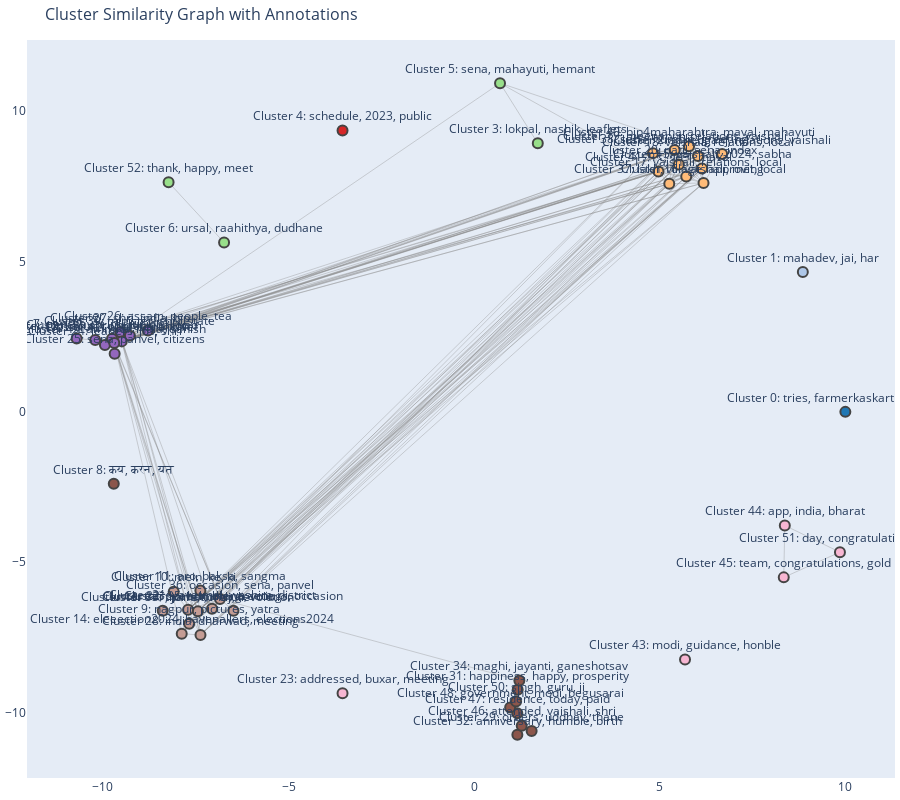

Notebook cell for this chart:
### Markdown cell above
# Description clustering

### Code cell
visualize_clusters_with_communities(reduced_embeddings, cluster_labels, top_words, 0.95)

### Figure 1 — Plotly figure (JSON) as saved in the notebook; plotly's stock layout.template omitted (floating-point values rounded to 4 significant figures; data arrays with more than 128 entries replaced by an {"elided": "..."} marker saying what was removed)
{"data": [{"hoverinfo": "none", "line": {"color": "rgba(136, 136, 136, 0.7)", "width": 0.5}, "mode": "lines", "type": "scatter", "x": {"elided": "555 float values"}, "y": {"elided": "555 float values"}}, {"hoverinfo": "text", "marker": {"color": ["#1f77b4", "#aec7e8", "#ffbb78", "#98df8a", "#d62728", "#98df8a", "#98df8a", "#9467bd", "#8c564b", "#c49c94", "#c49c94", "#c49c94", "#9467bd", "#c49c94", "#c49c94", "#ffbb78", "#ffbb78", "#ffbb78", "#ffbb78", "#ffbb78", "#ffbb78", "#c49c94", "#c49c94", "#f7b6d2", "#9467bd", "#9467bd", "#9467bd", "#9467bd", "#c49c94", "#8c564b", "#9467bd", "#8c564b", "#8c564b", "#c49c94", "#8c564b", "#c49c94", "#c49c94", "#ffbb78", "#ffbb78", "#9467bd", "#ffbb78", "#ffbb78", "#9467bd", "#f7b6d2", "#f7b6d2", "#f7b6d2", "#8c564b", "#8c564b", "#8c564b", "#9467bd", "#8c564b", "#f7b6d2", "#98df8a"], "line": {"width": 2}, "showscale": false, "size": 10}, "mode": "markers+text", "text": ["Cluster 0:\ntries, farmerkaskarti, remember", "Cluster 1:\nmahadev, jai, har", "Cluster 2:\nsahebganj, relations, vaishali", "Cluster 3:\nlokpal, nashik, leaflets", "Cluster 4:\nschedule, 2023, public", "Cluster 5:\nsena, mahayuti, hemant", "Cluster 6:\nursal, raahithya, dudhane", "Cluster 7:\npanchayat, mr, union", "Cluster 8:\nकय, करन, यत", "Cluster 9:\nnagpur, pictures, yatra", "Cluster 10:\nmein, ke, ki", "Cluster 11:\naro, baksa, sangma", "Cluster 12:\nkarur, congress, union", "Cluster 13:\nযৰহট, jorhat, majuli", "Cluster 14:\neleeection2024, havenallers, elections2024", "Cluster 15:\nvaishali, 2024, sabha", "Cluster 16:\nvaishali, met, local", "Cluster 17:\nvaishali, relations, local", "Cluster 18:\nvaishali, relations, local", "Cluster 19:\nmeenapur, relations, vaishali", "Cluster 20:\npatil, sena, index", "Cluster 21:\nyavatmal, washim, district", "Cluster 22:\nspeech, thane, vote", "Cluster 23:\naddressed, buxar, meeting", "Cluster 24:\nleaders, jds, shri", "Cluster 25:\nsena, panvel, citizens", "Cluster 26:\nassam, people, tea", "Cluster 27:\nshri, india, bjp", "Cluster 28:\nindia, dharwad, meeting", "Cluster 29:\norders, uddhav, thane", "Cluster 30:\nshri, hubli, dharwad", "Cluster 31:\nhappiness, happy, prosperity", "Cluster 32:\nanniversary, humble, birth", "Cluster 33:\nthane, torch, revolution", "Cluster 34:\nmaghi, jayanti, ganeshotsav", "Cluster 35:\nhumble, greetings, occasion", "Cluster 36:\noccasion, sena, panvel", "Cluster 37:\nlakh, village, approving", "Cluster 38:\nsena, humble, greeting", "Cluster 39:\nminister, shiv, state", "Cluster 40:\nbjp4maharahtra, maval, mahayuti", "Cluster 41:\nसद, वसन, maval", "Cluster 42:\npatil, sena, chief", "Cluster 43:\nmodi, guidance, honble", "Cluster 44:\napp, india, bharat", "Cluster 45:\nteam, congratulations, gold", "Cluster 46:\nattended, vaishali, shri", "Cluster 47:\nresidence, today, paid", "Cluster 48:\ngovernment, modi, begusarai", "Cluster 49:\namroha, india, danish", "Cluster 50:\nsingh, guru, ji", "Cluster 51:\nday, congratulations, lets", "Cluster 52:\nthank, happy, meet"], "textposition": "top center", "type": "scatter", "x": [10, 8.855, 6.681, 1.714, -3.546, 0.6967, -6.738, -10.71, -9.709, -7.678, -8.094, -7.376, -10.21, -8.391, -7.878, 6.14, 6.179, 5.713, 6.03, 5.402, 5.515, -7.063, -7.707, -3.546, -9.948, -9.685, -8.789, -9.531, -7.373, 1.548, -9.757, 1.172, 1.164, -7.443, 1.217, -6.485, -6.847, 5.257, 4.817, -9.274, 5.79, 4.965, -9.494, 5.681, 8.369, 8.34, 1.281, 1.162, 0.9687, -9.696, 1.13, 9.855, -8.232], "y": [0, 4.647, 8.575, 8.927, 9.35, 10.93, 5.631, 2.436, -2.393, -7.04, -5.978, -5.934, 2.386, -6.612, -7.375, 8.087, 7.609, 7.82, 8.505, 8.708, 8.223, -6.545, -6.581, -9.35, 2.221, 1.934, 2.708, 2.653, -7.417, -10.61, 2.428, -9.239, -10.74, -6.632, -8.927, -6.608, -6.222, 7.584, 8.601, 2.534, 8.83, 7.988, 2.343, -8.23, -3.777, -5.501, -10.43, -10.02, -9.825, 2.286, -9.627, -4.664, 7.631]}], "layout": {"annotations": [{"showarrow": false, "text": "", "xref": "paper", "yref": "paper"}], "height": 800, "hovermode": "closest", "margin": {"b": 20, "l": 5, "r": 5, "t": 40}, "showlegend": false, "title": {"font": {"size": 16}, "text": "Cluster Similarity Graph with Annotations"}, "xaxis": {"showgrid": false, "zeroline": false}, "yaxis": {"showgrid": false, "zeroline": false}}}
